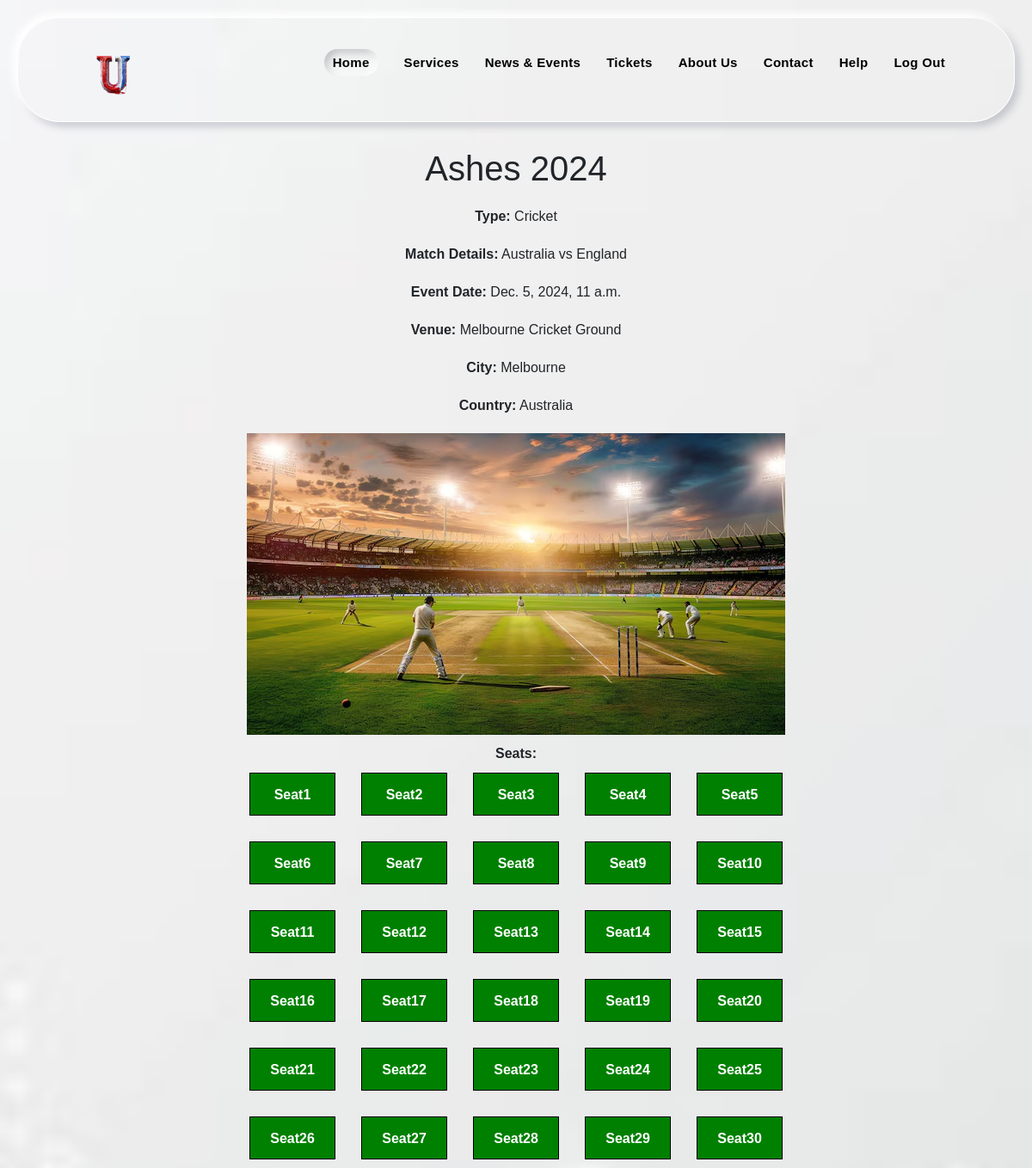
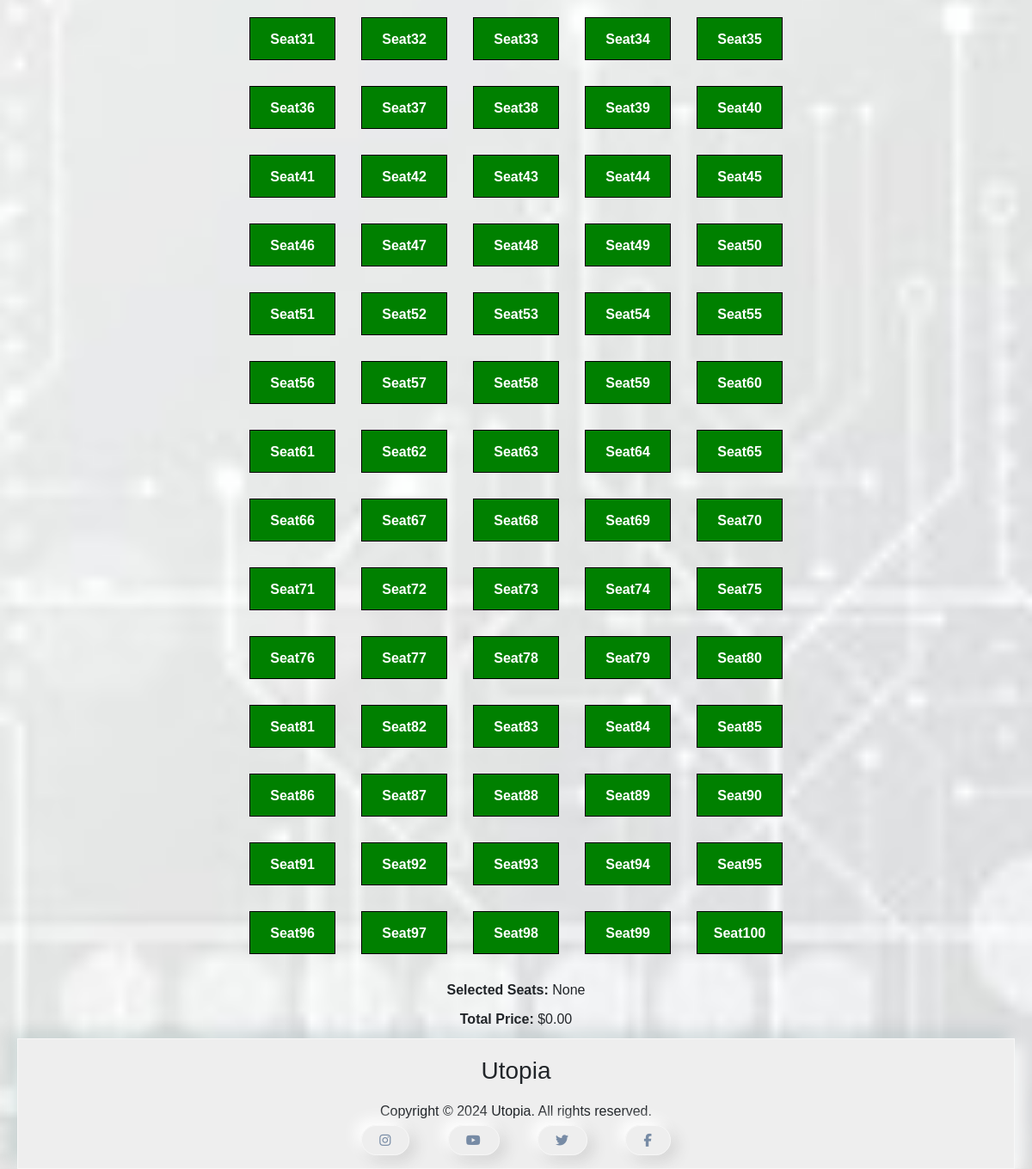
The app's page /event/2/ (signed in) with its own data (2 pictures, top to bottom).
### application/models.py (models this page shows, shortened)
class SportsEvent(models.Model):
    event_name = models.CharField(max_length=255)  # Event name, e.g., "World Cup Final"
    match_details = models.CharField(max_length=255, blank=True, null=True)  # Teams playing, e.g., "Bangladesh vs. India"
    sport_type = models.CharField(max_length=100)  # Type of sport, e.g., "Cricket"
    event_date = models.DateTimeField()  # Date and time of the event
    venue = models.CharField(max_length=255)  # Venue name
    city = models.CharField(max_length=100)  # City where the event is happening
    country = models.CharField(max_length=100)  # Country where the event is happening
    event_image = models.ImageField(upload_to='event_images/', blank=True, null=True)  # Optional event image
    seats = models.JSONField(default=dict)  # Dictionary to store seat details

### application/views.py (the view)
# urls.py: path('event/<int:event_id>/', views.event_details, name='event_details'),
@login_required
def event_details(request, event_id):
    event = get_object_or_404(SportsEvent, pk=event_id)
    return render(request, 'event_details.html', {'event': event})

### application/templates/event_details.html (shortened to what this page needs)
{% extends 'BasePage.html' %} {% block content %}
<div class="event-container">
  <h1>{{ event.event_name }}</h1>
  <p><strong>Type:</strong> {{ event.sport_type }}</p>
  <p><strong>Match Details:</strong> {{ event.match_details }}</p>
  <p><strong>Event Date:</strong> {{ event.event_date }}</p>
  <p><strong>Venue:</strong> {{ event.venue }}</p>
  <p><strong>City:</strong> {{ event.city }}</p>
  <p><strong>Country:</strong> {{ event.country }}</p>
  {% if event.event_image %}
  <img src="{{ event.event_image.url }}" alt="Event Image" />
  {% else %}
  <p>No event image available</p>
  {% endif %}
  <p><strong>Seats:</strong></p>
  <div id="seatsContainer">
    {% for seat, details in event.seats.items %}
    <div
      class="seat-box"
      id="seat-{{ seat }}"
      data-seat="{{ seat }}"
      data-price="{{ details.price }}"
      class="{% if details.available %}available{% else %}unavailable{% endif %}"
    >
      {{ seat }}
    </div>
    {% endfor %}
  </div>
  <div class="seats-info">
    <p><strong>Selected Seats:</strong> <span id="selectedSeats">None</span></p>
    <p><strong>Total Price:</strong> $<span id="totalPrice">0.00</span></p>
  </div>
</div>
{% endblock %}

### application/templates/BasePage.html (shortened to what this page needs)
<!DOCTYPE html>
{% load static %}
<html lang="en">
<head>
  <link href="https://cdn.jsdelivr.net/npm/bootstrap@5.3.1/dist/css/bootstrap.min.css" rel="stylesheet"
>
  <link rel="stylesheet" href="https://cdnjs.cloudflare.com/ajax/libs/font-awesome/6.4.2/css/all.min.css"
 />
  <link rel="stylesheet" href="{% static '/CSS/BasePage/BasePage.css' %}">
</head>
<body>
      <nav>
        <img src="{% static 'MEDIA/IMAGE/utopialogo.png' %}" alt="logo" class="logo">
        <div class="right-nav">
            <ul>
                <li><a href="{% url 'HomePage' %}" class="active">Home</a></li>
                <li><a href="{% url 'ServicePage' %}">Services</a></li>
                <li><a href="{% url 'NewsDetailsPage' %}">News & Events</a></li>
                <li><a href="{% url 'TicketsPage' %}">Tickets</a></li>
                <li><a href="{% url 'AboutPage' %}">About Us</a></li>
                <li><a href="{% url 'ContactPage' %}">Contact</a></li>
                <li><a href="{% url 'HelpPage' %}">Help</a></li>
                <li> <a class="out" href="{% url 'EntryPage' %}">Log Out</a></li>
            </ul>
        </div>
    </nav>
{% block content %}{% endblock %}
<footer id="footer">
<h3>Utopia</h3>
<p>Copyright © 2024 Utopia. All rights reserved.</p>
<div id="social">
  <a href="#" id="insta" class="instagram"><i class="fab fa-instagram"></i></a>
  <a href="#" id="utube" class="Youtube"><i class="fab fa-youtube"></i></a>
  <a href="#" id="X" class="Twitter"><i class="fab fa-twitter"></i></a>
  <a href="#" id="fb" class="Facebook"><i class="fab fa-facebook-f"></i></a>
</div>
</footer>
</body>
</html>

### application/static/CSS/BasePage/BasePage.css (style rules this page uses)
* { margin: 0; padding: 0; font-family: sans-serif; }
body { padding: 20px; background-image: url("/static/MEDIA/IMAGE/Background.jpg"); background-size: cover ; background-repeat: no-repeat; background-attachment: fixed; background-position: bottom; margin: 0; margin-right: 0px; height: 100vh; overflow-y: auto; overflow-x: hidden; }
nav { display: flex; align-items: center; justify-content: space-between; background-color:transparent; box-shadow: -5px -5px 10px #fff, 5px 5px 10px #c3c5cc; border-radius: 50px; border:1px solid white; padding:25px 80px; }
.logo { width: 60px; height: 60px; border-radius: 50%; object-fit: cover; background: transparent; }
.right-nav, ul { display:flex; align-items: center; gap:30px; list-style:none; }
ul li a { text-decoration: none; color: black; font-size:15px; letter-spacing: .3px; font-weight: bold; }
.active { padding: 7px 10px; box-shadow: inset -3px -3px 10px #fff, inset 3px 3px 10px #b0b1b5; border-radius: 50px; }
footer { width: 100%; background: #eee; display: flex; flex-direction: column; justify-content: space-around; text-align: center; padding: 20px; border: 1px solid #f7f7f7; box-shadow: -7px -7px 17px rgba(7, 70, 70, 0.15), 7px 7px 17px #fff; z-index: 999; }
footer #social a { font-size: 15px; margin: 20px; margin-bottom: 10px; font-weight: 800; justify-content: center; color: #778ba5; text-transform: capitalize; text-decoration: none; letter-spacing: 1px; padding: 8px 20px; border-radius: 100px; border: 1px solid #f7f7f7; box-shadow: -7px -7px 17px #fff, 7px 7px 17px rgba(70, 70, 70, 0.15); }
footer #social a::after { content: attr(class); position: absolute; display: none; visibility: hidden; width: 120px; height: 30px; background: black; color: white; text-align: center; padding: 5px 0; border-radius: 6px; opacity: 0; transition: opacity 0.3s; z-index: 1; }

### application/templates/event_details.html (style rules this page uses)
.event-container { display: flex; flex-direction: column; align-items: center; justify-content: center; text-align: center; margin-top: 20px; }
h1, p { margin: 10px; }
#seatsContainer { display: grid; grid-template-columns: repeat(5, 1fr); gap: 30px; justify-content: center; }
.seat-box { width: 100px; height: 50px; border: 1px solid #000; text-align: center; line-height: 50px; cursor: pointer; font-weight: bold; background-color: green; color: white; }
.seats-info { margin-top: 20px; }
img { margin-top: 10px; max-width: 100%; height: auto; }

### records on screen
SportsEvent: event_name "Ashes 2024", sport_type "Cricket", match_details "Australia vs England", event_date "Dec. 5, 2024, 11 a.m.", venue "Melbourne Cricket Ground", city "Melbourne", country "Australia", event_image (picture)

### other values on screen
{{ seat }} "Seat1" "Seat2" "Seat3" "Seat4" "Seat5" "Seat6" "Seat7" "Seat8" "Seat9" "Seat10" "Seat11" "Seat12" "Seat13" "Seat14" "Seat15" "Seat16" "Seat17" "Seat18" "Seat19" "Seat20" "Seat21" "Seat22" "Seat23" "Seat24" "Seat25" "Seat26" "Seat27" "Seat28" "Seat29" "Seat30" "Seat31" "Seat32" "Seat33" "Seat34" "Seat35" "Seat36" "Seat37" "Seat38" "Seat39" "Seat40" "Seat41" "Seat42" "Seat43" "Seat44" "Seat45" "Seat46" "Seat47" "Seat48" "Seat49" "Seat50" "Seat51" "Seat52" "Seat53" "Seat54" "Seat55" "Seat56" "Seat57" "Seat58" "Seat59" "Seat60" "Seat61" "Seat62" "Seat63" "Seat64" "Seat65" "Seat66" "Seat67" "Seat68" "Seat69" "Seat70" "Seat71" "Seat72" "Seat73" "Seat74" "Seat75" "Seat76" "Seat77" "Seat78" "Seat79" "Seat80" "Seat81" "Seat82" "Seat83" "Seat84" "Seat85" "Seat86" "Seat87" "Seat88" "Seat89" "Seat90" "Seat91" "Seat92" "Seat93" "Seat94" "Seat95" "Seat96" "Seat97" "Seat98" "Seat99" "Seat100"
